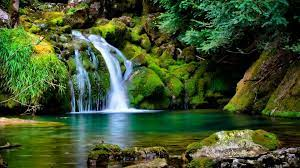
#> input picture Fotosop/bin/INPUT_IMAGE.jpg, 300 x 168 px
$ python -i edgeDetection.py   (imports and definitions only)   (older library calls are emulated)
#> lines starting #> are read from the running program, lines starting #| are printed output that depends on the picture
#> further down, picture is the input picture: shape (168, 300, 3); mean B, G, R 46.4, 83.2, 64.3
import cv2
import numpy as np

# Inisialisasi kamera
# cap = cv2.VideoCapture(0)  # 0 mengacu pada kamera utama

def custom_sobel_operator(img):
    gray = cv2.cvtColor(img, cv2.COLOR_BGR2GRAY)
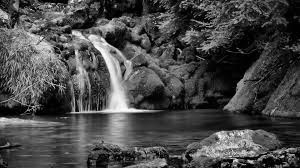
#> gray: shape (168, 300); min 0, max 252, mean 73.3
    default_sobel_x = np.array([[-1, 0, 1], [-2, 0, 2], [-1, 0, 1]])
    default_sobel_y = np.array([[-1, -2, -1], [0, 0, 0], [1, 2, 1]])

    edges_x = cv2.filter2D(gray, cv2.CV_64F, default_sobel_x)
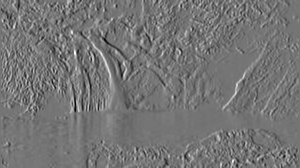
#> edges_x: shape (168, 300) float64; min -689, max 807, mean -0.9; drawn with min black and max white
    edges_y = cv2.filter2D(gray, cv2.CV_64F, default_sobel_y)
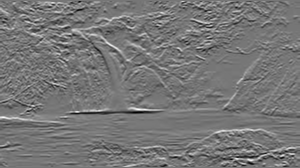
#> edges_y: shape (168, 300) float64; min -760, max 871, mean 0.2; drawn with min black and max white

    edges = np.sqrt(edges_x**2 + edges_y**2).astype(np.uint8)
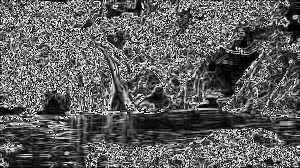
#> edges: shape (168, 300); min 0, max 255, mean 95.3
    return edges

# [16 lines of commented-out code are left out]

>>> import cv2
>>> picture = cv2.imread('../bin/INPUT_IMAGE.jpg')
>>> result = custom_sobel_operator(picture)
